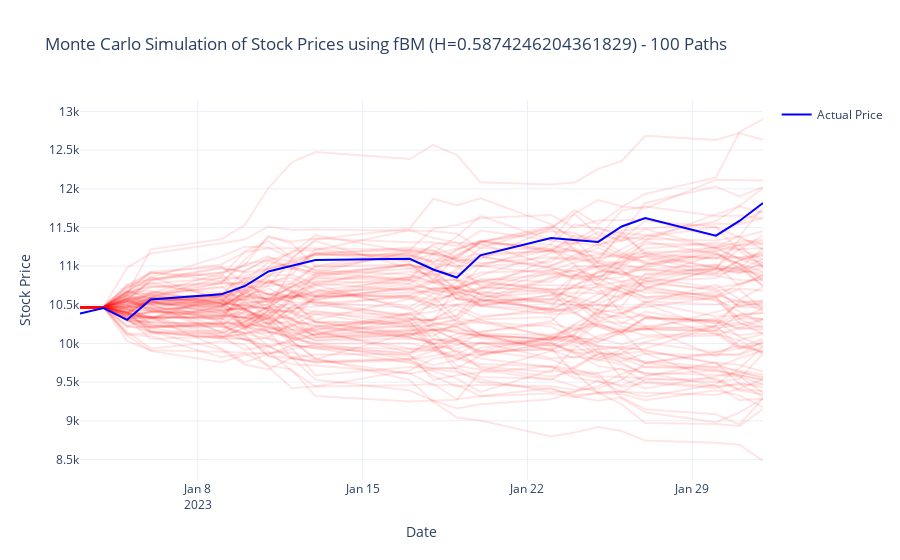

The notebook cell this image was saved under:
### Code cell
def montecarlo_simulation_and_plot(train_data, test_data, H, num_simulations=100):
    """Perform a Monte Carlo simulation by generating multiple fBM price paths and plot them 
    alongside the actual stock prices."""
    
    # Calculate drift (μ) and volatility (σ) from training log returns
    mu = train_data["log_returns"].mean()
    sigma = train_data["log_returns"].std()
    
    n_days = len(test_data)
    time_points = np.arange(n_days)
    S0 = train_data['price'].iloc[-1]
    
    simulation_paths = []
    
    for i in range(num_simulations):
        # For each simulation, sample a new fBM path
        fbm = FractionalBrownianMotion(hurst=H, t=n_days - 1)
        fbm_values = fbm.sample(n=n_days - 2)
        fbm_values = np.insert(fbm_values, 0, 0)  # align with the time vector
        sim_prices = S0 * np.exp(mu * time_points + sigma * fbm_values)
        simulation_paths.append(sim_prices)
    
    # Create a Plotly figure for the Monte Carlo simulation
    fig = go.Figure()
    
    # Add each simulated path (using low opacity to avoid clutter)
    for i, sim_prices in enumerate(simulation_paths):
        fig.add_trace(go.Scatter(
            x=test_data.index,
            y=sim_prices,
            mode='lines',
            name=f'Simulation {i+1}',
            line=dict(color='rgba(255, 0, 0, 0.1)'),  # Red with transparency
            showlegend=False  # Hide individual simulation legends
        ))
    
    # Overlay the actual prices
    fig.add_trace(go.Scatter(
        x=test_data.index,
        y=test_data["price"],
        mode='lines',
        name='Actual Price',
        line=dict(color='blue', width=2)
    ))
    
    # Update plot layout
    fig.update_layout(
        title=f"Monte Carlo Simulation of Stock Prices using fBM (H={H}) - {num_simulations} Paths",
        xaxis_title="Date",
        yaxis_title="Stock Price",
        template="plotly_white"
    )
    
    fig.show()

montecarlo_simulation_and_plot(NASDAQ_training_df, NASDAQ_testing_df, NASDAQ_hurst_est, num_simulations=100)
